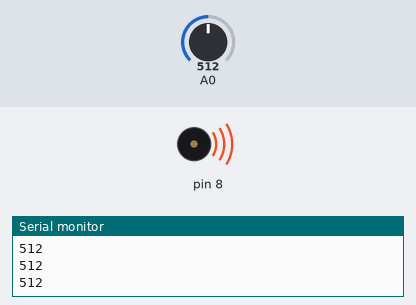
This sketch was run on a simulated Arduino Uno, built with avr-gcc and run on an emulated ATmega328P. On the bench: buzzer (waves = sounding), the last lines printed to the serial monitor. Inputs (shaded band) come from the test bench; at power-on: A0 = 512.

Above: at 1.2 s.
1.3 s: A0 set to 0
At 2.5 s:
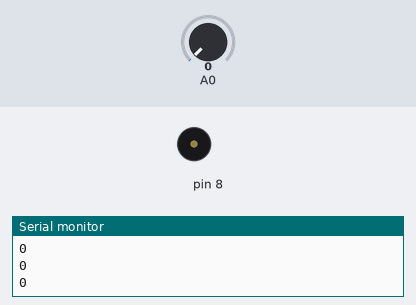
2.8 s: A0 set to 122
At 3.9 s:
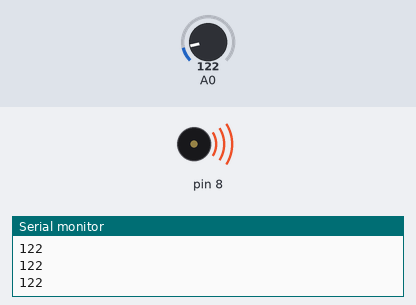
Timing chart, 0 to 5.8 s (numbered marks = the images above; inputs shaded):
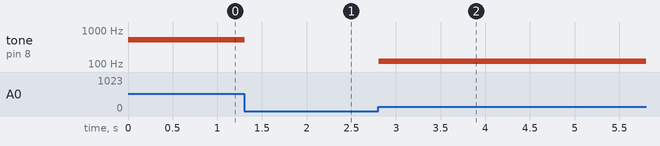

Measured:
- after the input at 1.3 s, tone on pin 8: 512 Hz → silent at once
- after the input at 2.8 s, tone on pin 8: silent → 122 Hz at once

The sketch:

the__song_of_sound_and_light_.ino
```cpp
/*
  AnalogReadSerial
  Reads an analog input on pin 0, prints the result to the serial monitor.
  Graphical representation is available using serial plotter (Tools > Serial Plotter menu)
  Attach the center pin of a potentiometer to pin A0, and the outside pins to +5V and ground.

  A class exercise.

  This example code is based on the public domain.
*/

// the setup routine runs once when you press reset:
void setup() {
  // initialize serial communication at 9600 bits per second:
  Serial.begin(9600);
}

// the loop routine runs over and over again forever:
void loop() {
  // read the input on analog pin 0:
  int sensorValue = analogRead(A0);
  // print out the value you read:
  Serial.println(sensorValue);
  delay(1);        // delay in between reads for stability
  tone(8,sensorValue,800);
}
```
